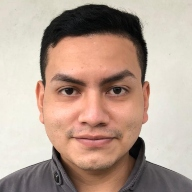
#> input picture Clases_Dataset_Augmented/CevallosJoan/L00376416_1.jpg, 192 x 192 px
$ jupyter execute --allow-errors '[NRC_6278]Borja_Parraga_Lab1U3PrepoImag.ipynb'
#> lines starting #> are read from the running program, lines starting #| are printed output that depends on the picture
[cell 1]
import cv2
#Libreria Numpy
import numpy as np
#Libreria de opciones de sistema
import os
#Dar importancia de mensajes
os.environ['TF_CPP_MIN_LOG_LEVEL'] = '3'
import shutil
import glob
#Importar pandas
import pandas as pd
#Importar librerias graficas
import matplotlib.pyplot as plt
from  PIL  import Image
#Importar librerias de analisis
import seaborn as sn
from keras.preprocessing.image import ImageDataGenerator
from tensorflow.keras.utils import array_to_img, img_to_array, load_img
from rembg import remove
from sklearn.preprocessing import MinMaxScaler
import h5py
#Importar libreria de tiempo
from time import sleep
#Importo libreria para divirvir el set
from sklearn.model_selection import train_test_split
import tensorflow as tf
from tensorflow import keras
import os
import cv2
import numpy as np
from PIL import Image
import matplotlib.pyplot as plt
from sklearn.model_selection import train_test_split

from tensorflow import keras
from keras.models import Sequential
from keras.layers import Conv2D,MaxPooling2D,Dense,Flatten,Dropout
from tensorflow.keras.layers import BatchNormalization

print("Loaded all libraries")

[cell 2]
#Ruta de origen de .ipynb
root_path = os.path.abspath('.')
print(root_path)
#Obtener ruta de carpeta con imagenes
images_path =root_path+"/Clases"
#Enlistar carpetas de imagenes
class_names = os.listdir(images_path)
#Clasificar carpetas
class_names.sort()
print(class_names)

[cell 3]
#copiar las bananas
#Ruta de imagnes aumentadas
banana_path= root_path+"/Clases_Dataset_Augmented"
#Iteracion por cada clase
for class_name in class_names:
    #Formacion de ruta de clase
    cur_path = images_path + "/" + class_name
    #Creacion de ruta de lementos
    elements = os.listdir(cur_path)
    #Creacion de ruta de archivos aumentados
    os.makedirs(banana_path+"/"+ class_name, exist_ok=True)

    for element in elements:
        print("Copying Image - {} in Clases_Dataset_Augmented/{}".format(element, class_name))
        src = os.path.join(images_path + "/" + class_name, element) # origen
        dst = os.path.join(banana_path+"/" + class_name, element)
        shutil.copy(src, dst)
#> pass 2 of the loop `for class_name in class_names:`:

## Aumento de Datos

#> (a cell that did not finish here is left out)

## Clase BarraganSteven

[cell 5]
#Cambiar de direccion a imagenes verde
os.chdir(banana_path+"/CevallosJoan")
#Leer imagenes
#> (the rest of this cell did not finish here and is left out)

## Clase LeonardoBorja

[cell 6]
#Cambiar de direccion a imagenes amarrillo y verde
os.chdir(banana_path+"/LeonardoBorja")
#Leer imagenes
#> (the rest of this cell did not finish here and is left out)

## Clase GenesisHeredia

[cell 7]
#Cambiar de direccion a imagenes amarrillo y marron
os.chdir(banana_path+"/GenesisHeredia")
#Leer imagenes
#> (the rest of this cell did not finish here and is left out)

## Clase LucioCarlos

[cell 8]
#Cambiar de direccion a imagenes amarrillo y marron
os.chdir(banana_path+"/LucioCarlos")
#Leer imagenes
#> (the rest of this cell did not finish here and is left out)

## Clase ParragaMariaJose

[cell 9]
#Cambiar de direccion a imagenes amarrillo y marron
os.chdir(banana_path+"/ParragaMariaJose")
#Leer imagenes
#> (the rest of this cell did not finish here and is left out)

## Filtro NLM para eliminación de ruido de imágenes

[cell 10]
os.chdir(root_path)
images_path = root_path+"/Clases_Dataset_Augmented/"
class_names = os.listdir(images_path)
class_names.sort()
print(class_names)

[cell 11]
#Lectura de cada clase de imagen
for class_name in class_names:
    cur_path = images_path + "/" + class_name
    cur_label = class_name
    # Carpeta de modificados
    file_path = root_path+"/Class_Dataset_Denoised/"+ cur_label
    #Creacion de rcarpeta para archivos modificaos
    os.makedirs(file_path, exist_ok=True)
    i = 1
    #Procesamiento de cada imeagen
    for file in glob.glob(cur_path + "/*"):
        print("Processing Image - {} in {}".format(i, cur_label))
        # lectura de ruta de imagen
        image = cv2.imread(file)
#> image is the input picture: shape (192, 192, 3); mean B, G, R 147.4, 161.1, 183.8
        # imagen filtrada
        dst = cv2.fastNlMeansDenoisingColored(image,None,10,10,7,21)
        b,g,r = cv2.split(dst)
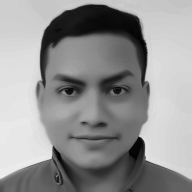
#> b: shape (192, 192); min 0, max 239, mean 147.2
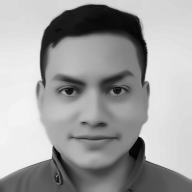
#> g: shape (192, 192); min 0, max 243, mean 161.1
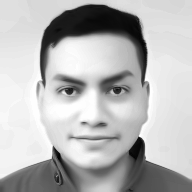
#> r: shape (192, 192); min 1, max 254, mean 183.8
        rgb_dst = cv2.merge([r,g,b])
        # guardar imagen
        save_path = file_path
        cv2.imwrite(os.path.join(save_path , cur_label + '_' + str(i) + '.jpg'),
                    cv2.cvtColor(rgb_dst,cv2.COLOR_RGB2BGR))
        # conteo de procesos
        i += 1
#> pass 2 of the loop `for class_name in class_names:`:
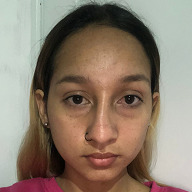
#> input picture Clases_Dataset_Augmented/GenesisHeredia/L00392991_1.jpg, 192 x 192 px
#> image is the input picture: shape (192, 192, 3); mean B, G, R 110.5, 125.6, 141.2
#> `b,g,r = cv2.split(dst)`:
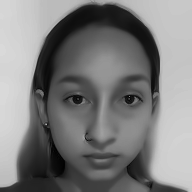
#> g: shape (192, 192); min 0, max 217, mean 125.5
#> `b,g,r = cv2.split(dst)`:
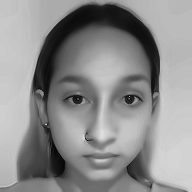
#> r: shape (192, 192); min 2, max 223, mean 141.2

## Eliminacion de Fondo

[cell 12]
#Ruta de imagenes filtradas
images_path = root_path+"/Class_Dataset_Denoised/"
#BUsqueda de clases
class_names = os.listdir(images_path)
class_names.sort()
#Impresion de clases
print(class_names)

[cell 13]
#Iteracion en cada clase
for class_name in class_names:
    #Ruta de clase
    cur_path = images_path + "/" + class_name
    #Nombre de calse
    cur_label = class_name
    # Carpeta de modificados
    file_path = root_path+"/Class_Dataset_RemovedBG/"+ cur_label
    #Creacion de carpeta para archivos modificaos
    os.makedirs(file_path, exist_ok=True)
    i = 1
    #Procesamiento de cada imagen
    for file in glob.glob(cur_path + "/*"):
        print("Processing Image - {} in {}".format(i, cur_label))
        # Lectura de imagen
        image = cv2.imread(file)
        # remocion de fondo
        output = remove(image)
        # Guardado de imagen
        save_path = file_path
        cv2.imwrite(os.path.join(save_path , cur_label + '_' + str(i) + '.png'), output)
        # Conteo de proceso
        i += 1
#> pass 2 of the loop `for class_name in class_names:`:

## Carga de Datos y Exploracion

[cell 14]
root_path = os.path.abspath('.')
print(root_path)
#Obtener ruta de carpeta con imagenes
fpath =root_path+"/Class_Dataset_RemovedBG"
#Permite Generar numeros aleatorios
random_seed = 42
#Obtengo las clases de las carpetas
categories = os.listdir(fpath)
#Defino un numero maximo de categorias
categories = categories[:20]
#Imprimo la lista de categorias y el numero
print("List of categories = ",categories,"\n\nNo. of categories = ", len(categories))

[cell 15]
#Exploro las imagenes y las etiquetas de clase de cada una de las categorias
def load_images_and_labels(categories):
    img_lst=[]
    labels=[]
    for index, category in enumerate(categories):
        for image_name in os.listdir(fpath+"/"+category):
            img = cv2.imread(fpath+"/"+category+"/"+image_name)
            img = cv2.cvtColor(img, cv2.COLOR_BGR2RGB)

            img_array = Image.fromarray(img, 'RGB')

            #REDIMENSIONO las imagenes ya que 227 es la con la dimension que usa AlexNet
            resized_img = img_array.resize((227, 227))

            img_lst.append(np.array(resized_img))

            labels.append(index)
#> pass 2 of the loop in load_images_and_labels, `for index, category in enumerate(categories):`:
    return img_lst, labels

#Indico el numero de imagenes cargadas y de igual forma la etiqueta que tiene

images, labels = load_images_and_labels(categories)
print("No. of images loaded = ",len(images),"\nNo. of labels loaded = ",len(labels))
print(type(images),type(labels))

[cell 16]
#Genero un arreglo tanto de las imagenes como de las etiquetas
images = np.array(images)
labels = np.array(labels)
#Imprimo el tamaño de las imagenes y de las etiquetas
print("Images shape = ",images.shape,"\nLabels shape = ",labels.shape)
print(type(images),type(labels))

[cell 17]
#Muestro imagenes randomicas en las cuales se muestre tanto la imagen con la etiqueta que tiene
def display_rand_images(images, labels):
    plt.figure(1 , figsize = (19 , 10))
    n = 0
    for i in range(9):
        n += 1
        r = np.random.randint(0 , images.shape[0] , 1)

        plt.subplot(3 , 3 , n)
        plt.subplots_adjust(hspace = 0.3 , wspace = 0.3)
        plt.imshow(images[r[0]])

        plt.title('Alumnos : {}'.format(labels[r[0]]))
        plt.xticks([])
        plt.yticks([])

    plt.show()

#> (the rest of this cell did not finish here and is left out)
